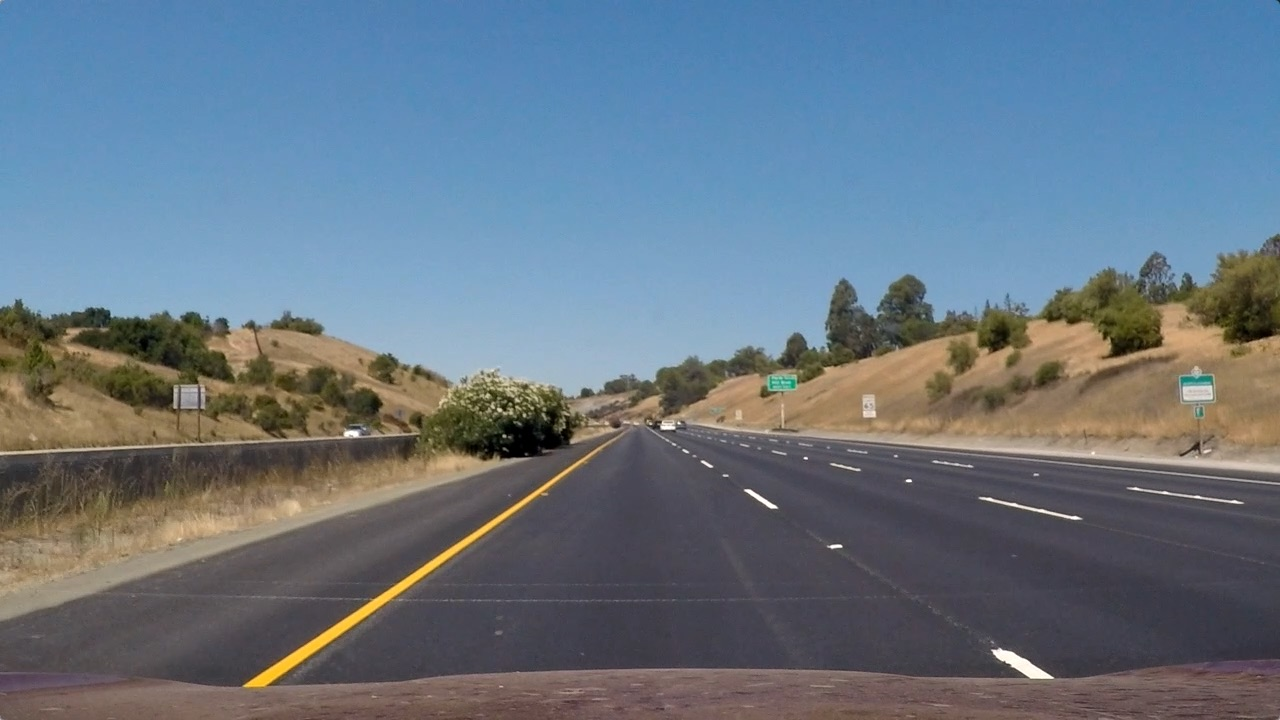
#> input picture test_images/straight_lines1.jpg, 1280 x 720 px
$ python sobel.py   (older library calls are emulated)
#> lines starting #> are read from the running program, lines starting #| are printed output that depends on the picture
#> further down, image is the input picture: shape (720, 1280, 3); mean R, G, B 103.2, 117.7, 131.2
import numpy as np
import cv2
import matplotlib.pyplot as plt
import matplotlib.image as mpimg


# Define a function that takes an image, gradient orientation,
# and threshold min / max values.
def abs_sobel_thresh(img, orient='x', thresh_min=0, thresh_max=255):
    """
    @desc : apply sobel (edge detection) for arbitrary direction
    """
#> called with orient = 'x', thresh_min = 20, thresh_max = 100
    if img.shape[-1] == 3:
        # Convert to grayscale
        gray = cv2.cvtColor(img, cv2.COLOR_BGR2GRAY)
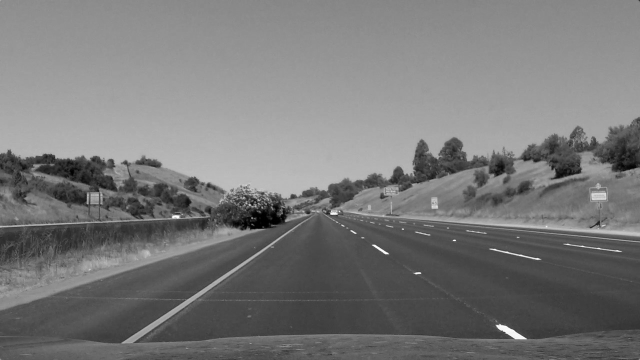
#> gray: shape (720, 1280) (shown at 1/2 size); min 0, max 254, mean 120.1
    elif np.max(img) == 1:
        gray = img*255
    else:
        gray = img

    # Apply x or y gradient with the OpenCV Sobel() function
    # and take the absolute value
    if orient == 'x':
        abs_sobel = np.absolute(cv2.Sobel(gray, cv2.CV_64F, 1, 0))
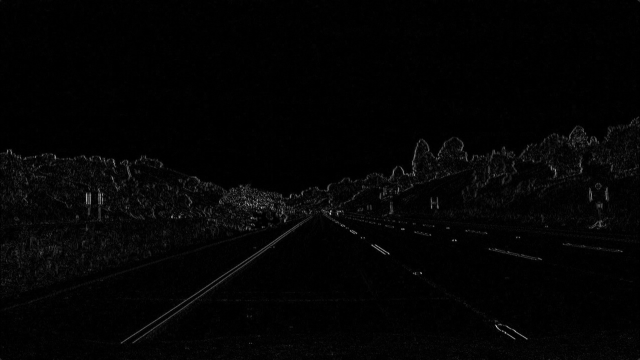
#> abs_sobel: shape (720, 1280) float64 (shown at 1/2 size); min 0, max 666, mean 11.2; drawn with min black and max white
    if orient == 'y':
        abs_sobel = np.absolute(cv2.Sobel(gray, cv2.CV_64F, 0, 1))

    # Rescale back to 8 bit integer
    scaled_sobel = np.uint8(255*abs_sobel/np.max(abs_sobel))

    # Create a copy and apply the threshold
    binary_output = np.zeros_like(scaled_sobel)

    # thresholds : inclusive (>=, <=) for now, but exclusive is ok too
    binary_output[(scaled_sobel >= thresh_min) &
                  (scaled_sobel <= thresh_max)] = 1

    # Return the result
    return binary_output


# [76 lines left out: functions mag_thresh, dir_threshold, not called in this run]


if __name__ == '__main__':

    # Read in an image and grayscale it
    image = mpimg.imread('test_images/straight_lines1.jpg')

    # Run the function
    grad_binary = abs_sobel_thresh(image, orient='x',
                                   thresh_min=20,
                                   thresh_max=100)
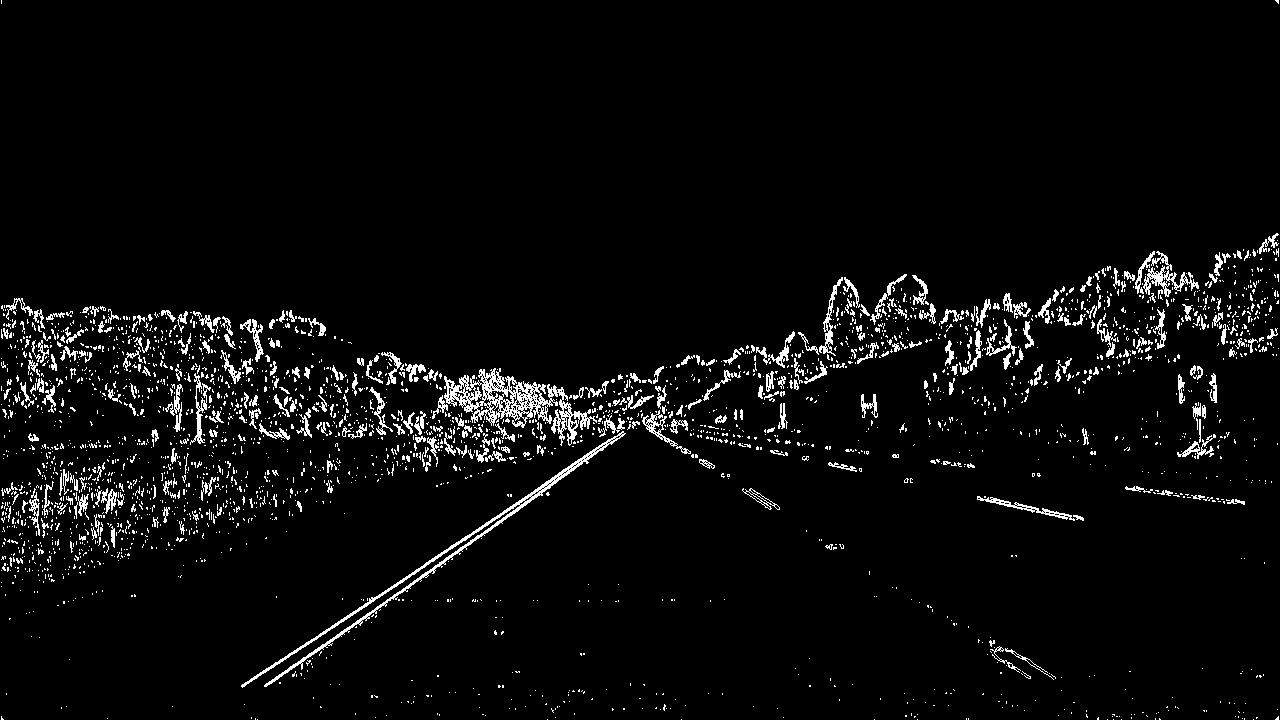
#> grad_binary: shape (720, 1280); values 0 (black) and 1 (white), 4.2% white in thin lines or dots
    # Plot the result
    f, (ax1, ax2) = plt.subplots(1, 2, figsize=(24, 9))
    f.tight_layout()
    ax1.imshow(image)
    ax1.set_title('Original Image', fontsize=50)
    ax2.imshow(grad_binary, cmap='gray')
    ax2.set_title('Thresholded Gradient', fontsize=50)
    plt.subplots_adjust(left=0., right=1, top=0.9, bottom=0.)
    plt.show()
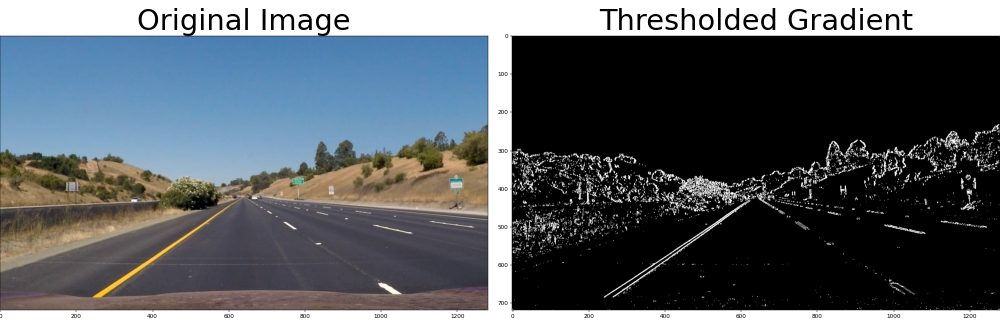
#> figure drawn by matplotlib, 2 panels

$ run again, with test_images/straight_lines2.jpg copied over test_images/straight_lines1.jpg
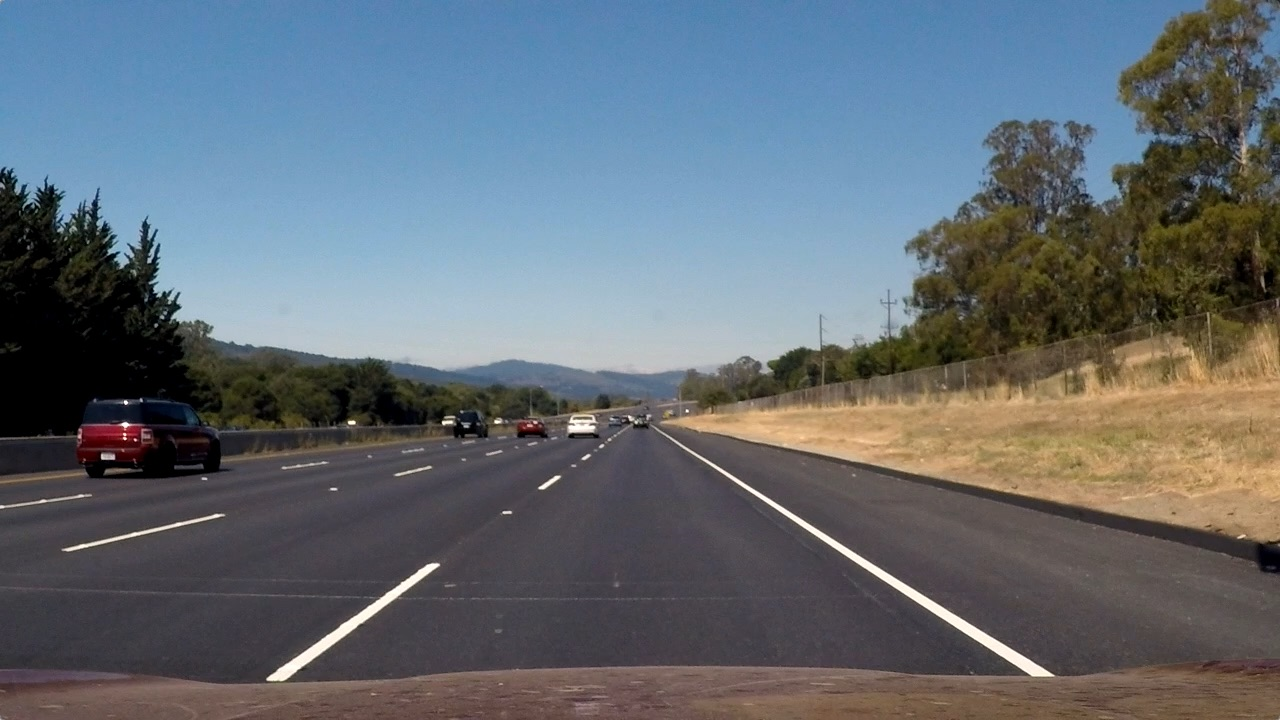
#> input picture test_images/straight_lines2.jpg, 1280 x 720 px
#> image is the input picture: shape (720, 1280, 3); mean R, G, B 99.4, 107.7, 115.1
#> `grad_binary = abs_sobel_thresh(image, orient='x', thresh_min=20, thres..`:
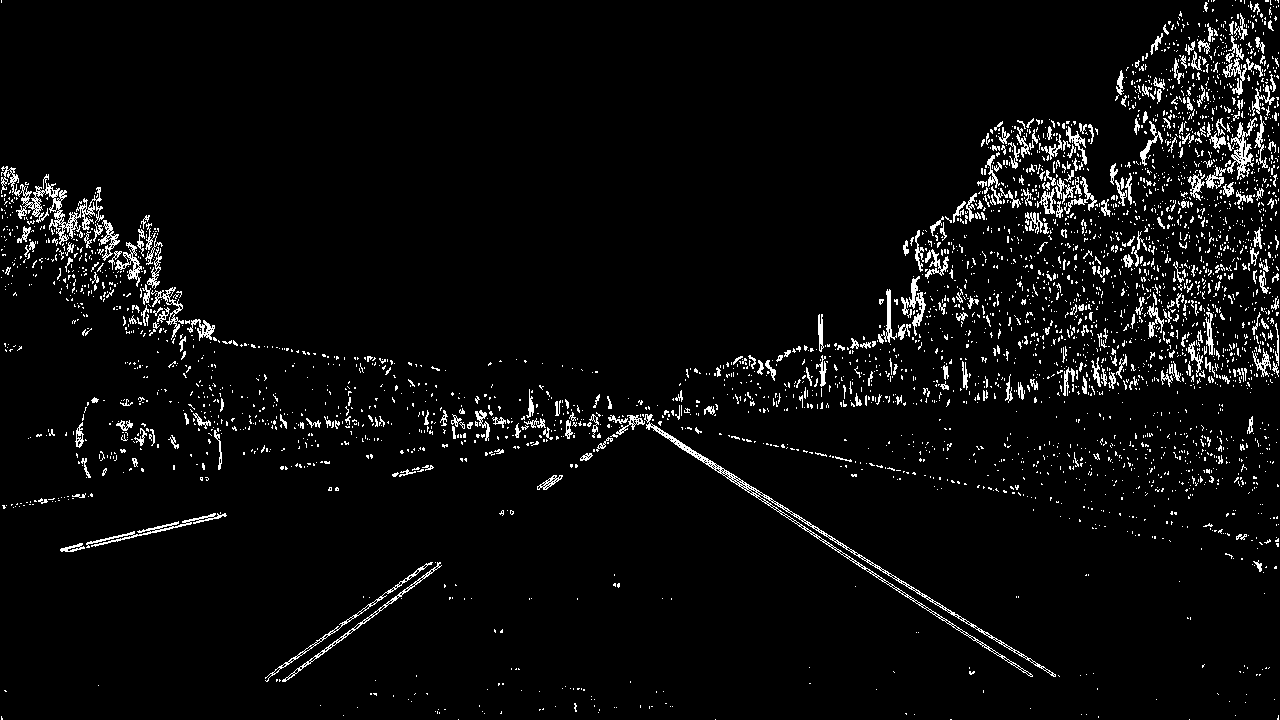
#> grad_binary: shape (720, 1280); values 0 (black) and 1 (white), 4.4% white in thin lines or dots
#> `plt.show()`:
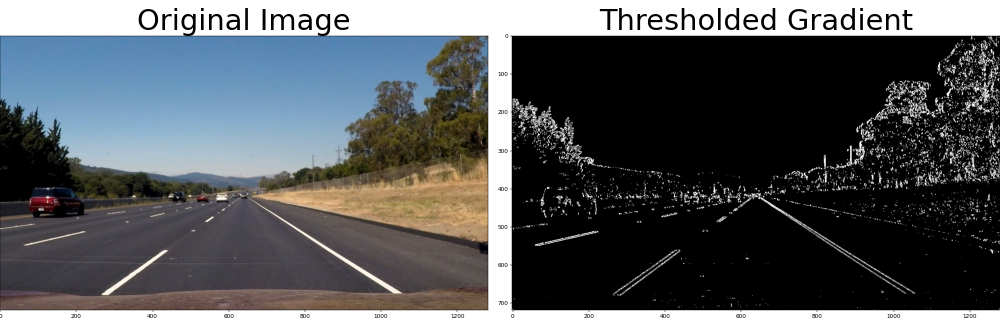
#> figure drawn by matplotlib, 2 panels

$ run again, with test_images/test1.jpg copied over test_images/straight_lines1.jpg
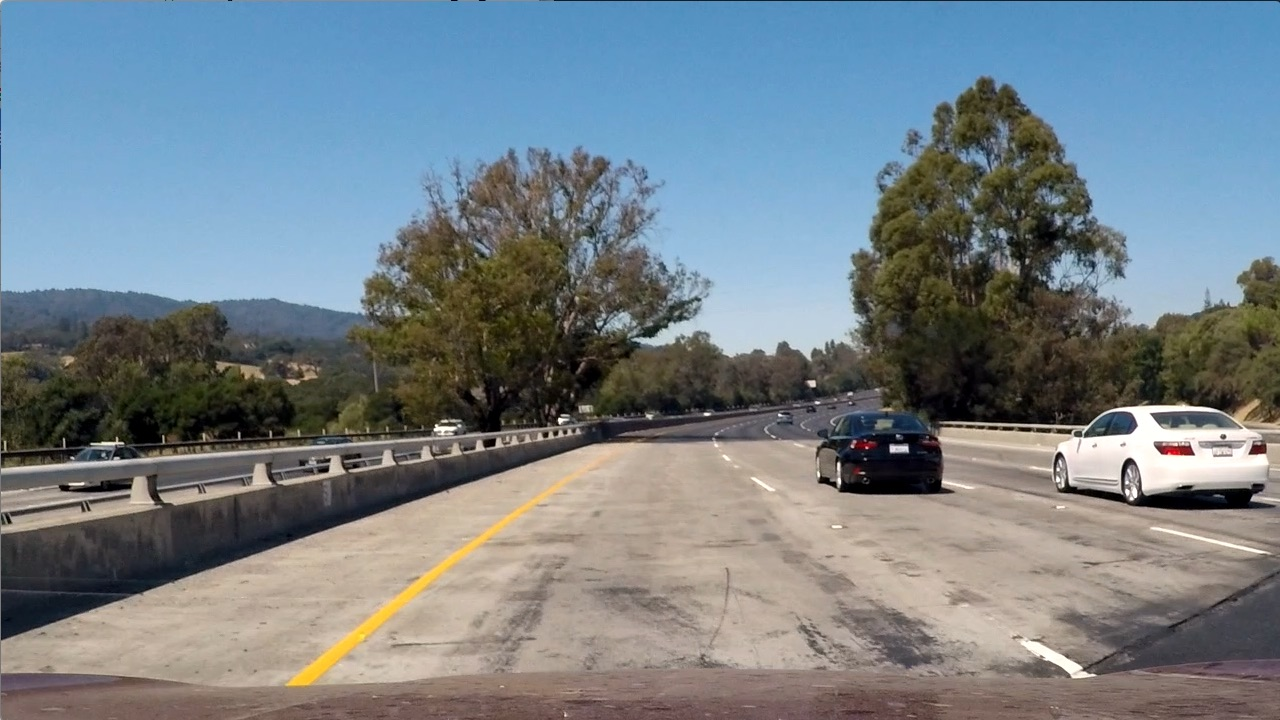
#> input picture test_images/test1.jpg, 1280 x 720 px
#> image is the input picture: shape (720, 1280, 3); mean R, G, B 117.5, 128.7, 135.5
#> `grad_binary = abs_sobel_thresh(image, orient='x', thresh_min=20, thres..`:
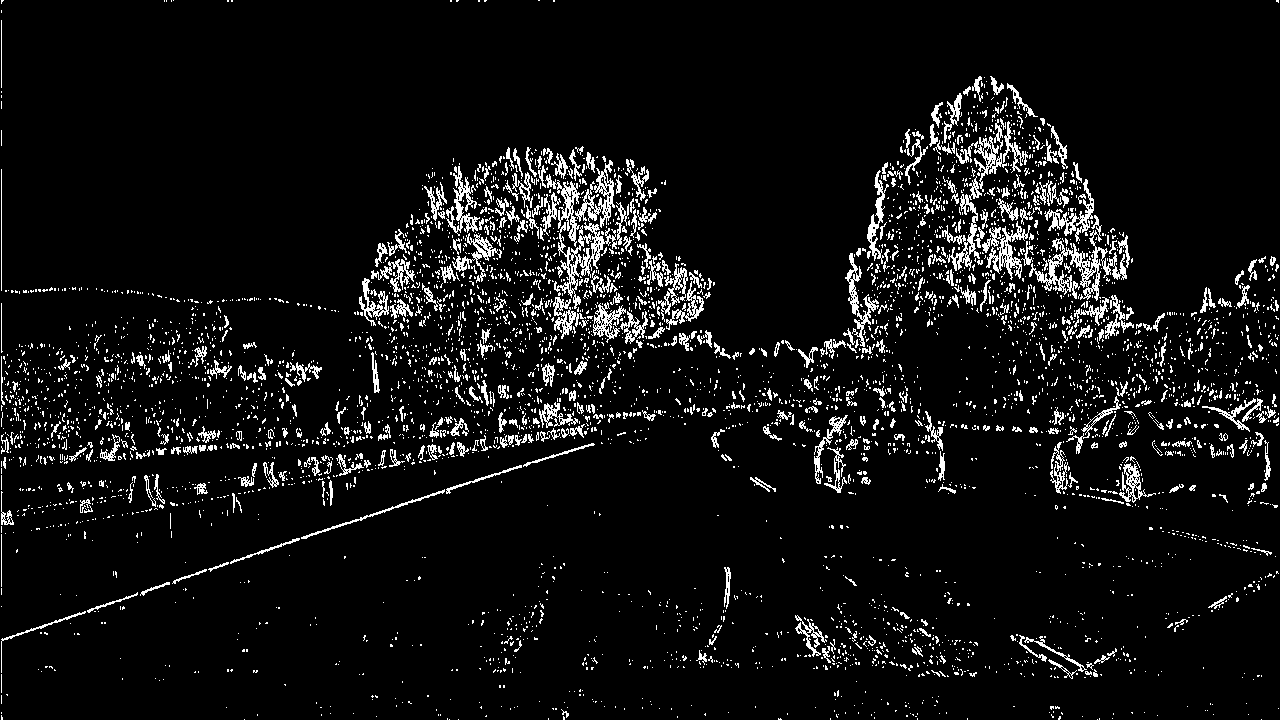
#> grad_binary: shape (720, 1280); values 0 (black) and 1 (white), 6.8% white in thin lines or dots
#> `plt.show()`:
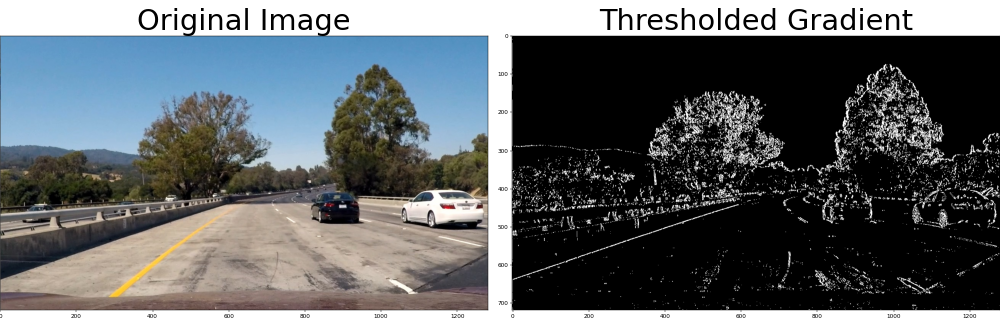
#> figure drawn by matplotlib, 2 panels
